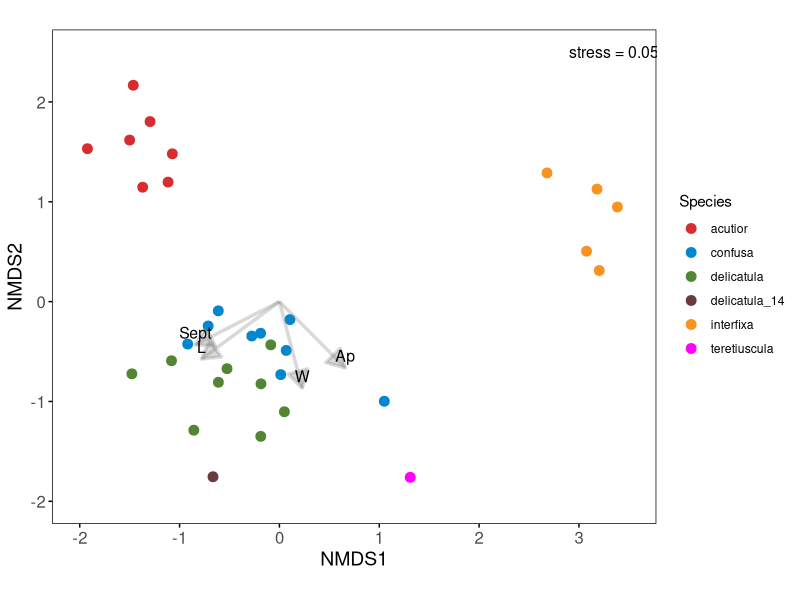
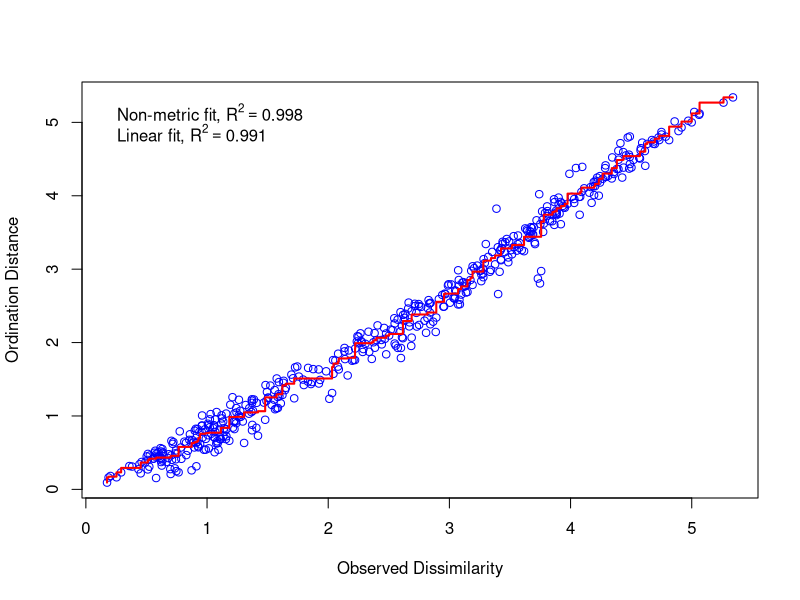

Source code (R) for these figures, in order:
#
# +----------------------------------------------------------------------------------------+
# | This script performs non-metric multidimensional scaling (nMDS) using Euclidean        |
# | distances into two dimensions. Note that nMDS does not use the distances as they are,  |
# | only the rank order of the distances.                                                  |
# | Basic statistics, including feature vectors, are output to a text file, a Shepard      |
# | diagram, and a nMDS graph is provided.                                                 |
# |                                                                                        |
# | Stefan Ekman 19 Nov 2024.                                                              |               
# +----------------------------------------------------------------------------------------+
#


# Load libraries
library(vegan)
library(ggplot2)
library(svglite)

# Set working directory
setwd("/Users/stefan/R_workdir/nMDS")

# Get data and labels
data <- read.table(file="arctomia_morph.txt", sep="\t", header=T, row.names=1)
class_labels <- as.factor(data$label)
numerical_data <- data[,1:4]

# Preprocess data
numerical_data <- scale(numerical_data)

# Calculate distance matrix
# Note that nMDS does not use the distances as they are, only the rank order of the distances
distance_matrix <- dist(numerical_data, method="euclidean")

# Perform two-dimensional NMDS
nmds_result <- vegan::metaMDS(distance_matrix, k=2, try=100, trymax=100, autotransform=F)
stress <- nmds_result$stress

# Fit environmental vectors (variables) onto the NMDS configuration
envfit_result <- envfit(nmds_result, numerical_data, perm=9999)

# Extract scores for NMDS and environmental vectors
nmds_scores <- scores(nmds_result, display = "sites")
vector_scores <- scores(envfit_result, display = "vectors")

# Convert NMDS scores to data frame and add class labels
nmds_data <- as.data.frame(nmds_scores)
nmds_data$Species <- class_labels

# Convert vectors scores to data frame
vectors_df <- as.data.frame(vector_scores)
vectors_df$variable <- rownames(vector_scores)

# Create basic NMDS plot with points
plot <- ggplot(nmds_data, aes(x = NMDS1, y = NMDS2, color = Species)) +
  geom_point(size = 3) +
  scale_color_manual(values = c("#D82D30", "#0087CD", "#528635", "#693B3F", "#F7931E", "#FF00FF")) +  # Manually define colors
  theme_minimal() +
  labs(title = NULL, x = "NMDS1", y = "NMDS2")

# Set x and y axis limits and add tick marks at every integer from -2 to 2
plot <- plot +
  scale_x_continuous(limits = c(-2, 3.5), breaks = seq(-2, 3, 1)) +  # Set x-axis from -2 to 2 with ticks at every integer
  scale_y_continuous(limits = c(-2, 2.5), breaks = seq(-2, 2, 1))    # Set y-axis from -2 to 2 with ticks at every integer

# Add arrows to the plot
plot <- plot +
  geom_segment(data = vectors_df, aes(x = 0, y = 0, xend = NMDS1, yend = NMDS2),
               arrow = arrow(type = "closed", length = unit(0.2, "inches")),  # Arrowheads
               color = "grey50",                                              # Medium grey
               linewidth = 1.2,                                               # Line thickness
               alpha = 0.3)                                                   # Opacity

# Add labels to the vectors
plot <- plot +
  geom_text(data = vectors_df, aes(x = NMDS1, y = NMDS2, label = variable),
            color = "black", size = 4, vjust = -0.5)

# Customize the plot appearance: white background, no internal grid lines, with tick marks
plot <- plot +
  theme(
    panel.background = element_rect(fill = "white"),   # Set background to white
    panel.grid.major = element_blank(),                # Remove major grid lines
    panel.grid.minor = element_blank(),                # Remove minor grid lines
    axis.text = element_text(size = 12),               # Customize axis text size
    axis.title = element_text(size = 14),              # Customize axis title size
    axis.ticks = element_line(color = "black")         # Add tick marks
  )
                                         
# Ensure equal scaling on x and y axes
plot <- plot +
  coord_fixed()

# Add the stress value in the upper right corner of the plot
plot <- plot +
  annotate(
    "text",
    x = 2.9, 
    y = 2.5,
    label = paste("stress =", round(stress, 3)),
    size = 4,
    color = "black",
    hjust = 0)

# Save the plot
ggsave("NMDS_plot.svg", plot = plot, dpi = 600, width = 10, height = 8)

# Save basic analysis stats
sink("nmds.txt", append=F)
nmds_result
envfit_result
sink()
pdf(file="shepard.pdf")
stressplot(nmds_result)
dev.off()
